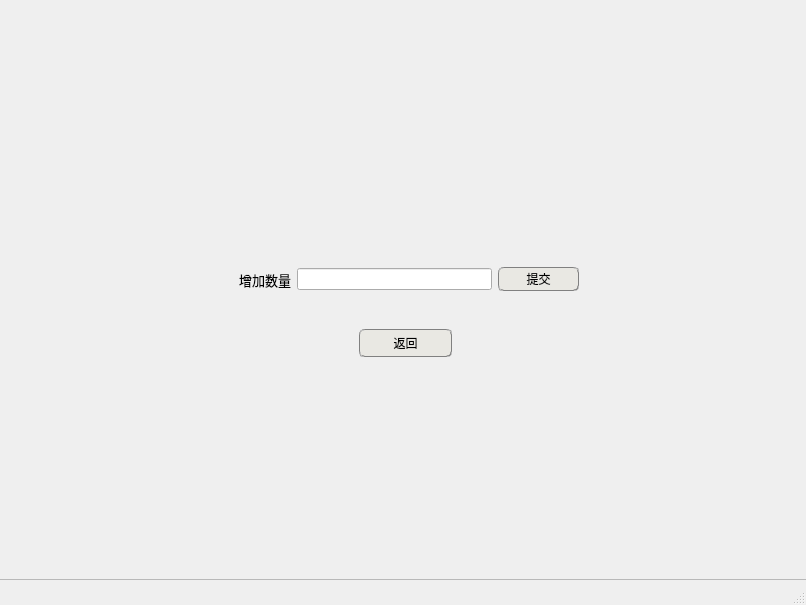
<?xml version="1.0" encoding="UTF-8"?>
<ui version="4.0">
 <class>Add_Book</class>
 <widget class="QMainWindow" name="Add_Book">
  <property name="geometry">
   <rect>
    <x>0</x>
    <y>0</y>
    <width>806</width>
    <height>605</height>
   </rect>
  </property>
  <property name="windowTitle">
   <string>MainWindow</string>
  </property>
  <property name="styleSheet">
   <string notr="true"/>
  </property>
  <widget class="QWidget" name="centralwidget">
   <property name="styleSheet">
    <string notr="true"/>
   </property>
   <widget class="QFrame" name="frame">
    <property name="geometry">
     <rect>
      <x>-1</x>
      <y>-1</y>
      <width>811</width>
      <height>581</height>
     </rect>
    </property>
    <property name="styleSheet">
     <string notr="true">border-image: url(:/new/img/bgimg.png);</string>
    </property>
    <property name="frameShape">
     <enum>QFrame::StyledPanel</enum>
    </property>
    <property name="frameShadow">
     <enum>QFrame::Raised</enum>
    </property>
    <widget class="QPushButton" name="pushButton_return_2">
     <property name="geometry">
      <rect>
       <x>360</x>
       <y>330</y>
       <width>93</width>
       <height>28</height>
      </rect>
     </property>
     <property name="styleSheet">
      <string notr="true">/*	qproperty-icon: url(./appIcons/location-1.png);
按钮普通态*/
QPushButton
{
	border:0.5px groove gray;
	border-image:url();
	border-radius:5px;
	padding:2px 4px;
	background-color:rgb(233 , 232 , 227);
}

/*按钮停留态*/
QPushButton:hover
{
    /*背景颜色*/  
    background-color:rgb(255 , 255 , 255);
}

/*按钮按下态*/
QPushButton:pressed
{
    /*背景颜色*/  
    background-color:rgb(255 , 255 , 255);
    /*左内边距为3像素，让按下时字向右移动3像素*/  
    padding-left:5px;
    /*上内边距为3像素，让按下时字向下移动3像素*/  
    padding-top:5px;
}</string>
     </property>
     <property name="text">
      <string>返回</string>
     </property>
     <property name="icon">
      <iconset resource="img_need.qrc">
       <normaloff>:/new/img/返回.png</normaloff>:/new/img/返回.png</iconset>
     </property>
    </widget>
    <widget class="QWidget" name="layoutWidget">
     <property name="geometry">
      <rect>
       <x>240</x>
       <y>260</y>
       <width>340</width>
       <height>41</height>
      </rect>
     </property>
     <layout class="QHBoxLayout" name="horizontalLayout_12" stretch="0,12,5">
      <item>
       <widget class="QLabel" name="label">
        <property name="font">
         <font>
          <family>AcadEref</family>
          <pointsize>10</pointsize>
         </font>
        </property>
        <property name="styleSheet">
         <string notr="true">border-image:url()</string>
        </property>
        <property name="text">
         <string>增加数量</string>
        </property>
       </widget>
      </item>
      <item>
       <widget class="QLineEdit" name="add_num">
        <property name="styleSheet">
         <string notr="true">border-image:url();
background-color:#fffff </string>
        </property>
       </widget>
      </item>
      <item>
       <widget class="QPushButton" name="submit_2">
        <property name="styleSheet">
         <string notr="true">/*	qproperty-icon: url(./appIcons/location-1.png);
按钮普通态*/
QPushButton
{
	border:0.5px groove gray;
	border-image:url();
	border-radius:5px;
	padding:2px 4px;
	background-color:rgb(233 , 232 , 227);
}

/*按钮停留态*/
QPushButton:hover
{
    /*背景颜色*/  
    background-color:rgb(255 , 255 , 255);
}

/*按钮按下态*/
QPushButton:pressed
{
    /*背景颜色*/  
    background-color:rgb(255 , 255 , 255);
    /*左内边距为3像素，让按下时字向右移动3像素*/  
    padding-left:5px;
    /*上内边距为3像素，让按下时字向下移动3像素*/  
    padding-top:5px;
}</string>
        </property>
        <property name="text">
         <string>提交</string>
        </property>
        <property name="icon">
         <iconset resource="img_need.qrc">
          <normaloff>:/new/img/提交.png</normaloff>:/new/img/提交.png</iconset>
        </property>
       </widget>
      </item>
     </layout>
    </widget>
   </widget>
  </widget>
  <widget class="QMenuBar" name="menubar">
   <property name="geometry">
    <rect>
     <x>0</x>
     <y>0</y>
     <width>806</width>
     <height>26</height>
    </rect>
   </property>
  </widget>
  <widget class="QStatusBar" name="statusbar"/>
 </widget>
 <resources>
  <include location="img_need.qrc"/>
 </resources>
 <connections/>
</ui>
